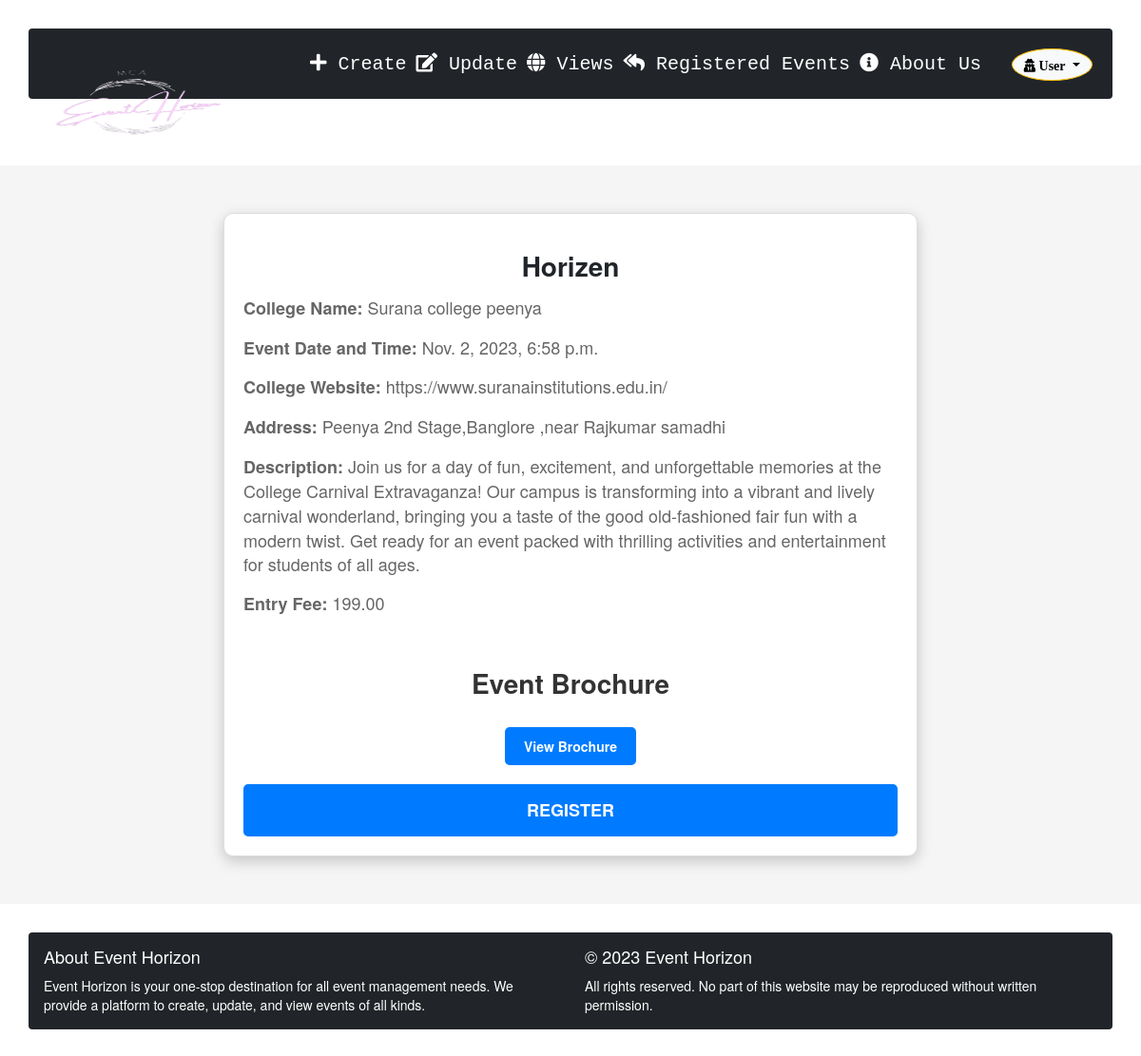
The page /registration/21/ on the database its author committed.
### firstapp/models.py (models this page shows, shortened)
class Event(models.Model):
    username = models.ForeignKey(User, on_delete=models.CASCADE)
    event_name = models.CharField(max_length=100)
    college_name = models.CharField(max_length=100)
    address = models.CharField(max_length=200)
    college_website = models.CharField(max_length=200)
    event_datetime = models.DateTimeField(blank=True, null=True)
    event_description = models.TextField()
    event_brochure = models.FileField(upload_to='event_brochures/', blank=True, null=True)
    coordinator_name = models.CharField(max_length=100)
    coordinator_contact = models.CharField(max_length=20)
    entry_fee = models.DecimalField(max_digits=10, decimal_places=2, default=0.00)

### firstapp/views.py (the view)
# urls.py: path('registration/<int:event_id>/', views.registration_details, name='registration_details'),
def registration_details(request,event_id):
   event = get_object_or_404(Event, pk=event_id)
   context = {'event': event}
   return render(request, 'registration.html', context)

### templates/registration.html (shortened to what this page needs)
{% extends 'home.html' %}
{% load static %}
{% block content %}
<div class="registration-container">
    <div class="container">
        <div class="row justify-content-center">
            <div class="col-lg-8">
                <div class="card registration-card">
                    <h1 class="text-center text-dark mb-4 event-title">{{ event.event_name }}</h1>
                    <p class="event-text"><strong>College Name:</strong> {{ event.college_name }}</p>
                    <p class="event-text"><strong>Event Date and Time:</strong> {{ event.event_datetime }}</p>
                    <p class="event-text"><strong>College Website:</strong> {{ event.college_website }}</p>
                    <p class="event-text"><strong>Address:</strong> {{ event.address }}</p>
                    <p class="event-text"><strong>Description:</strong> {{ event.event_description }}</p>
                    <p class="event-text"><strong>Entry Fee:</strong> {{ event.entry_fee }}</p>
                    {% if event.event_brochure %}
                    <div class="brochure-container">
                        <h2 class="event-title">Event Brochure</h2>
                        <a href="{{ event.event_brochure.url }}" class="brochure-link" target="_blank">View Brochure</a>
                    </div>
                    {% endif %}
                    <div class="text-center">
                        <a  href="{% url 'payment' event.id %}" class="btn btn-primary register_button" style="width: 100%";>Register</a>
                    </div>
                </div>
            </div>
        </div>
    </div>
</div>
{% endblock %}

### templates/registration.html (style rules this page uses)
.registration-container { background-color: #f5f5f5; padding: 50px 0; }
.registration-card { background-color: #fff; border: 1px solid #ddd; border-radius: 10px; box-shadow: 0 5px 15px rgba(0, 0, 0, 0.2); padding: 20px; }
.event-title { font-size: 28px; font-weight: bold; color: #333; margin-bottom: 20px; }
.event-text { font-size: 18px; color: #666; margin-bottom: 15px; }
.brochure-container { text-align: center; margin-top: 20px; }
.brochure-link { display: inline-block; background-color: #007bff; color: #fff; padding: 10px 20px; border-radius: 5px; text-decoration: none; font-weight: bold; margin-top: 10px; }
.register_button { display: inline-block; background-color: #007bff; color: #fff; padding: 15px 30px; border: none; border-radius: 5px; text-transform: uppercase; font-weight: bold; font-size: 18px; transition: background-color 0.3s; margin-top: 20px; cursor: pointer; text-decoration: none; }

### rows shown on the page
Event: event_name "Horizen", college_name "Surana college peenya", event_datetime "Nov. 2, 2023, 6:58 p.m.", college_website "https://www.suranainstitutions.edu.in/", address "Peenya 2nd Stage,Banglore ,near Rajkumar samadhi", event_description "Join us for a day of fun, excitement, and unforgettable memories at the College Carnival Extravaganza! Our campus is transforming into a vibrant and lively carnival wonderland, bringing you a taste of the good old-fashioned fair fun with a modern twist. Get ready for an event packed with thrilling activities and entertainment for students of all ages.", entry_fee "199.00"
